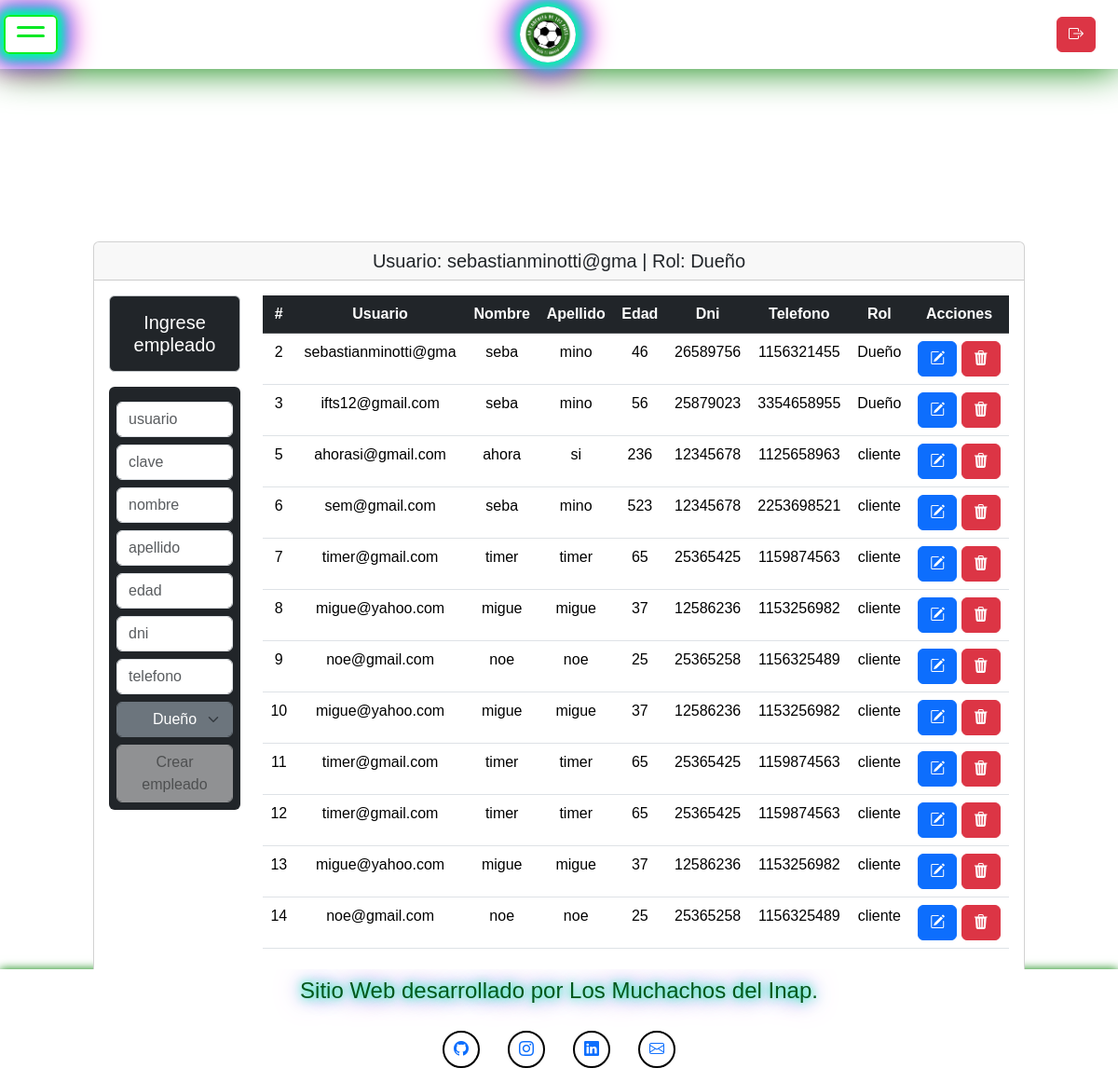
The page /src/Views/listado.php (signed in) on the database as committed earlier.
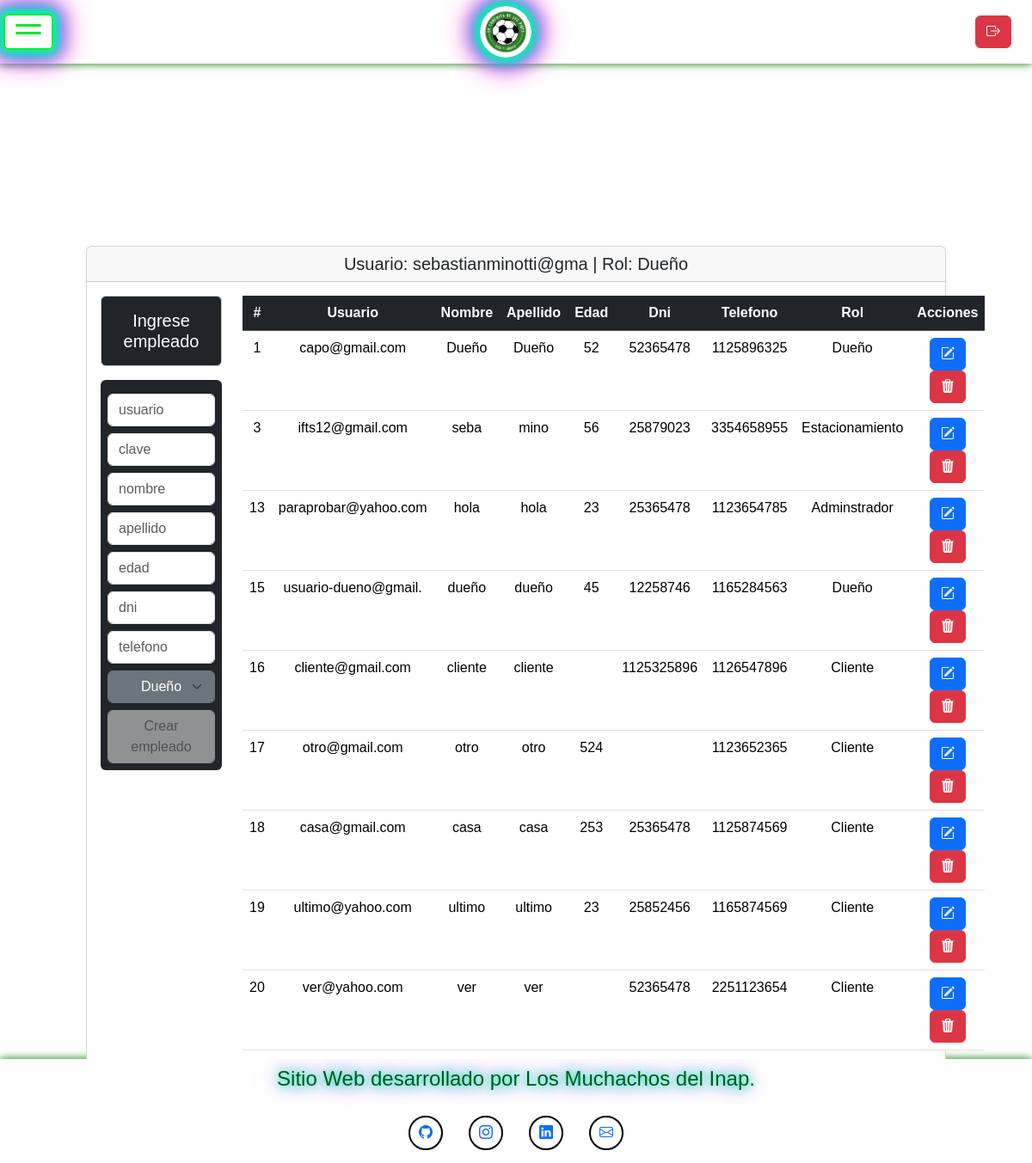
The same page on the database as committed later.
### tables this page shows
CREATE TABLE `empleado` (
  `id_empleado` int(11) NOT NULL,
  `id_rol` int(11) NOT NULL,
  `id_persona` int(11) NOT NULL,
  `id_usuario` int(11) NOT NULL,
  `habilitado` int(11) NOT NULL DEFAULT 1,
  `cancelado` int(11) NOT NULL DEFAULT 0,
  `idCreate` timestamp NOT NULL DEFAULT current_timestamp(),
  `idUpdate` timestamp NOT NULL DEFAULT current_timestamp() ON UPDATE current_timestamp()
);

CREATE TABLE `usuario` (
  `id_usuario` int(4) NOT NULL,
  `email` varchar(20) NOT NULL,
  `clave` varchar(100) NOT NULL,
  `id_persona` int(11) NOT NULL,
  `idUpdate` timestamp NOT NULL DEFAULT current_timestamp() ON UPDATE current_timestamp(),
  `idCreate` timestamp NOT NULL DEFAULT current_timestamp(),
  `habilitado` int(11) NOT NULL DEFAULT 1,
  `cancelado` int(11) NOT NULL DEFAULT 0
);

CREATE TABLE `persona` (
  `id_persona` int(11) NOT NULL,
  `apellido` varchar(20) NOT NULL,
  `nombre` varchar(20) NOT NULL,
  `edad` varchar(3) NOT NULL,
  `dni` varchar(10) NOT NULL,
  `telefono` varchar(11) NOT NULL,
  `habilitado` int(1) NOT NULL DEFAULT 1,
  `cancelado` int(1) NOT NULL DEFAULT 0,
  `idCreate` timestamp NOT NULL DEFAULT current_timestamp(),
  `idUpdate` timestamp NOT NULL DEFAULT current_timestamp() ON UPDATE current_timestamp()
);

CREATE TABLE `roles` (
  `id_roles` int(11) NOT NULL,
  `idCreate` timestamp NOT NULL DEFAULT current_timestamp(),
  `idUpdate` timestamp NOT NULL DEFAULT current_timestamp() ON UPDATE current_timestamp(),
  `habilitado` int(11) NOT NULL DEFAULT 1,
  `cancelado` int(11) NOT NULL DEFAULT 0,
  `rol` varchar(20) NOT NULL
);

### src/Model/peticionesSql.php (called while the page is built, shortened)
<?php
$listarEmpleados = "SELECT persona.id_persona, empleado.id_empleado, persona.edad, persona.nombre, persona.apellido, persona.dni, roles.rol, usuario.email, persona.telefono
FROM empleado
INNER JOIN persona ON empleado.id_persona = persona.id_persona
INNER JOIN roles ON empleado.id_rol  = roles.id_roles
INNER JOIN usuario ON empleado.id_usuario = usuario.id_usuario
WHERE empleado.habilitado = 1 AND empleado.cancelado = 0 ORDER BY empleado.id_empleado ASC ";
$listarRol = "SELECT id_roles,rol FROM roles WHERE habilitado=1 AND cancelado=0";

### src/Views/listado.php (the view, shortened to what this page needs)
<?php
$conectarDB = new ConectionDB();
$conn = $conectarDB->getConnection();
require_once __DIR__ . '/../Model/peticionesSql.php';
?>
<!DOCTYPE html>
<html lang="es">
<?php include_once __DIR__ . '/../Template/head.php'; ?>
<body class="content">
  <?php include_once __DIR__ . '/../Template/navBar.php'; ?>
  <div class="centrar">
    <div class="mt-5 card col-10">
      <h5 class="card-header">
        Usuario: <?php echo htmlspecialchars($_SESSION['email'], ENT_QUOTES, 'UTF-8'); ?> |
        Rol: <?php echo htmlspecialchars($_SESSION['nombre_rol'], ENT_QUOTES, 'UTF-8'); ?>
      </h5>
      <div class="card-body">
        <div class="text-center">
          <div class="row">
            <div class="col-2">
              <h5 class="alert alert-secondary text-bg-dark">Ingrese empleado</h5>
              <form method="post" action="listado.php" class="d-grid bg-dark p-2 rounded" id="formCrearEmpleado">
                <input type="email" name="email" id="email" placeholder="usuario" class="mt-2 form-control">
                <input type="password" name="clave" id="clave" placeholder="clave" class="mt-2 form-control">
                <input type="text" name="nombre" id="nombre" placeholder="nombre" class=" mt-2 form-control">
                <input type="text" name="apellido" id="apellido" placeholder="apellido" class="mt-2 form-control">
                <input type="text" name="edad" id="edad" placeholder="edad" class="mt-2 form-control">
                <input type="text" name="dni" id="dni" placeholder="dni" class="mt-2 form-control">
                <input type="text" name="telefono" id="telefono" placeholder="telefono" class="mt-2 form-control">
                <div>
                  <div class="input-group">
                    <select name="rol" id="rol" class="mt-2 form-select form-control btn btn-secondary">
                      <?php
                      $listarRoles = mysqli_query($conn, $listarRol);
                      while ($row = mysqli_fetch_array($listarRoles)) { ?>
                        <option value="<?php echo $row["id_roles"] ?>"><?php echo $row["rol"] ?></option>
                      <?php } ?>
                    </select>
                  </div>
                </div>
                <button type="submit" name="crearEmpleado" id="crearEmpleadoBtn" class="mt-2 btn btn-primary form-control" disabled>Crear empleado</button>
              </form>
            </div>
            <div class="col-10">
              <table class="table text-center">
                <thead>
                  <tr class="table-dark rounded">
                    <th scope="col">#</th>
                    <th scope="col">Usuario</th>
                    <th scope="col">Nombre</th>
                    <th scope="col">Apellido</th>
                    <th scope="col">Edad</th>
                    <th scope="col">Dni</th>
                    <th scope="col">Telefono</th>
                    <th scope="col">Rol</th>
                    <th scope="col">Acciones</th>
                  </tr>
                </thead>
                <tbody>
                  <?php
                  $listarRegistros = mysqli_query($conn, $listarEmpleados);
                  while ($row = mysqli_fetch_array($listarRegistros)) { ?>
                    <tr>
                      <td><?php echo $row["id_empleado"]; ?></td>
                      <td><?php echo $row["email"]; ?></td>
                      <td><?php echo $row["nombre"]; ?></td>
                      <td><?php echo $row["apellido"]; ?></td>
                      <td><?php echo $row["edad"]; ?></td>
                      <td><?php echo $row["dni"]; ?></td>
                      <td><?php echo $row["telefono"]; ?></td>
                      <td><?php echo $row["rol"]; ?></td>
                      <td>
                        <a class="btn btn-primary" href="<?php echo BASE_URL; ?>/src/Views/modificar.php?id_empleado=<?php echo $row["id_empleado"]; ?>"><i class="bi bi-pencil-square"></i></a>
                        <a class="btn btn-danger" href="<?php echo BASE_URL; ?>/src/Controllers/eliminarEmpleado.php?id_empleado=<?php echo $row["id_empleado"]; ?>"><i class="bi bi-trash3-fill"></i></a>
                      </td>
                    </tr>
                  <?php } ?>
                </tbody>
              </table>
            </div>
          </div>
        </div>
      </div>
    </div>
  </div>
  <?php
  include_once __DIR__ . '/../Template/footer.php';
  ?>
</body>
</html>

Rows that differ between the two databases and show on the page:
no longer on this page (row edited): empleado: id_empleado "2", id_usuario.email "sebastianminotti@gma", id_persona.nombre "seba", id_persona.apellido "mino", id_persona.edad "46", id_persona.dni "26589756", id_persona.telefono "1156321455", id_rol.rol "Dueño"
no longer on this page (row edited): empleado: id_empleado "5", id_usuario.email "ahorasi@gmail.com", id_persona.nombre "ahora", id_persona.apellido "si", id_persona.edad "236", id_persona.dni "12345678", id_persona.telefono "1125658963", id_rol.rol "cliente"
no longer on this page (row edited): empleado: id_empleado "6", id_usuario.email "sem@gmail.com", id_persona.nombre "seba", id_persona.apellido "mino", id_persona.edad "523", id_persona.dni "12345678", id_persona.telefono "2253698521", id_rol.rol "cliente"
no longer on this page (row edited): empleado: id_empleado "7", id_usuario.email "timer@gmail.com", id_persona.nombre "timer", id_persona.apellido "timer", id_persona.edad "65", id_persona.dni "25365425", id_persona.telefono "1159874563", id_rol.rol "cliente"
no longer on this page (row edited): empleado: id_empleado "8", id_usuario.email "migue@yahoo.com", id_persona.nombre "migue", id_persona.apellido "migue", id_persona.edad "37", id_persona.dni "12586236", id_persona.telefono "1153256982", id_rol.rol "cliente"
no longer on this page (row edited): empleado: id_empleado "9", id_usuario.email "noe@gmail.com", id_persona.nombre "noe", id_persona.apellido "noe", id_persona.edad "25", id_persona.dni "25365258", id_persona.telefono "1156325489", id_rol.rol "cliente"
no longer on this page (row edited): empleado: id_empleado "10", id_usuario.email "migue@yahoo.com", id_persona.nombre "migue", id_persona.apellido "migue", id_persona.edad "37", id_persona.dni "12586236", id_persona.telefono "1153256982", id_rol.rol "cliente"
no longer on this page (row edited): empleado: id_empleado "11", id_usuario.email "timer@gmail.com", id_persona.nombre "timer", id_persona.apellido "timer", id_persona.edad "65", id_persona.dni "25365425", id_persona.telefono "1159874563", id_rol.rol "cliente"
no longer on this page (row edited): empleado: id_empleado "12", id_usuario.email "timer@gmail.com", id_persona.nombre "timer", id_persona.apellido "timer", id_persona.edad "65", id_persona.dni "25365425", id_persona.telefono "1159874563", id_rol.rol "cliente"
no longer on this page (row edited): empleado: id_empleado "14", id_usuario.email "noe@gmail.com", id_persona.nombre "noe", id_persona.apellido "noe", id_persona.edad "25", id_persona.dni "25365258", id_persona.telefono "1156325489", id_rol.rol "cliente"
now on this page (row edited): empleado: id_empleado "1", id_usuario.email "capo@gmail.com", id_persona.nombre "Dueño", id_persona.apellido "Dueño", id_persona.edad "52", id_persona.dni "52365478", id_persona.telefono "1125896325", id_rol.rol "Dueño"
changed empleado "ifts12@gmail.com": id_rol.rol "Dueño" → "Estacionamiento"
changed empleado id 13: id_usuario.email "migue@yahoo.com" → "paraprobar@yahoo.com"; id_persona.nombre "migue" → "hola"; id_persona.apellido "migue" → "hola"; id_persona.edad "37" → "23"; id_persona.dni "12586236" → "25365478"; id_persona.telefono "1153256982" → "1123654785"; id_rol.rol "cliente" → "Adminstrador"
added empleado: id_empleado "15", id_usuario.email "usuario-dueno@gmail.", id_persona.nombre "dueño", id_persona.apellido "dueño", id_persona.edad "45", id_persona.dni "12258746", id_persona.telefono "1165284563", id_rol.rol "Dueño"
added empleado: id_empleado "16", id_usuario.email "cliente@gmail.com", id_persona.nombre "cliente", id_persona.apellido "cliente", id_persona.dni "1125325896", id_persona.telefono "1126547896", id_rol.rol "Cliente"
added empleado: id_empleado "17", id_usuario.email "otro@gmail.com", id_persona.nombre "otro", id_persona.apellido "otro", id_persona.edad "524", id_persona.telefono "1123652365", id_rol.rol "Cliente"
added empleado: id_empleado "18", id_usuario.email "casa@gmail.com", id_persona.nombre "casa", id_persona.apellido "casa", id_persona.edad "253", id_persona.dni "25365478", id_persona.telefono "1125874569", id_rol.rol "Cliente"
added empleado: id_empleado "19", id_usuario.email "ultimo@yahoo.com", id_persona.nombre "ultimo", id_persona.apellido "ultimo", id_persona.edad "23", id_persona.dni "25852456", id_persona.telefono "1165874569", id_rol.rol "Cliente"
added empleado: id_empleado "20", id_usuario.email "ver@yahoo.com", id_persona.nombre "ver", id_persona.apellido "ver", id_persona.dni "52365478", id_persona.telefono "2251123654", id_rol.rol "Cliente"
